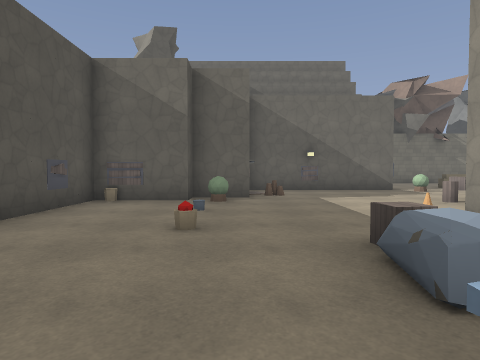
[1] (above)

24 first-person views from a walk through a Godot game level. The camera is 1.5 m above the floor, tilts 2° down and sees 75° across. The floor is counted in squares, 2 m on a side. Each view is taken from the middle of a square. On the plan, view 1 faces up. The plan holds only what a view shows up to about 10 squares ahead; the rest is blank. The place goes on beyond the plan. Some surface patterns are stand-ins.

[2]
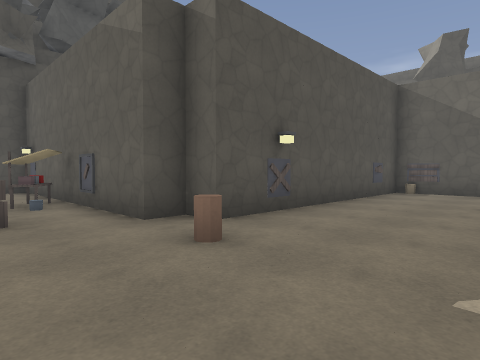

[3]
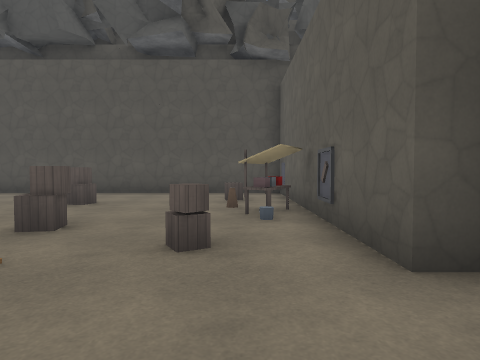

[4]
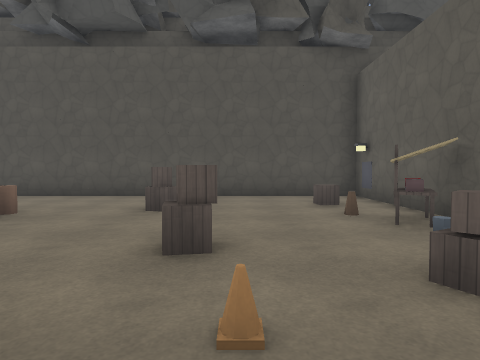

[5]
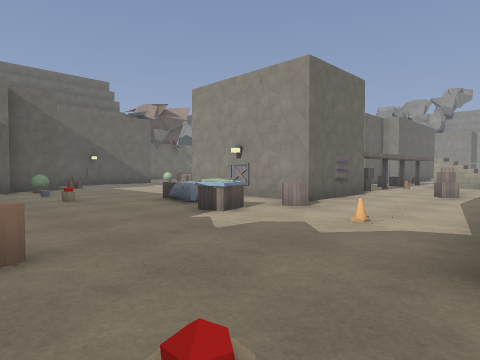

[6]
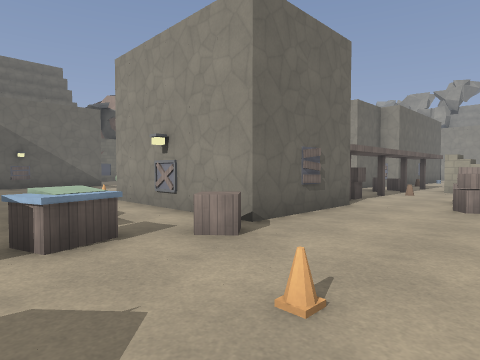

[7]
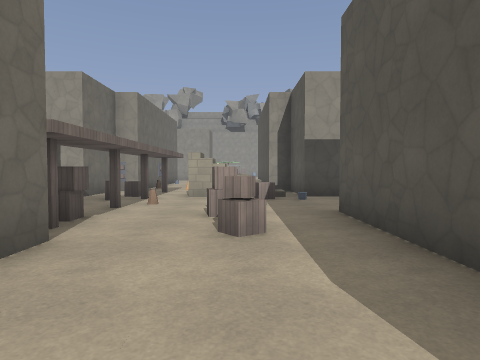

[8]
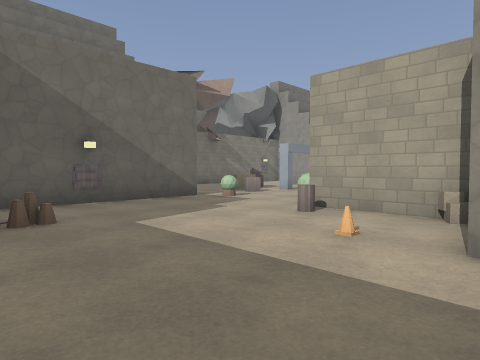

[9]
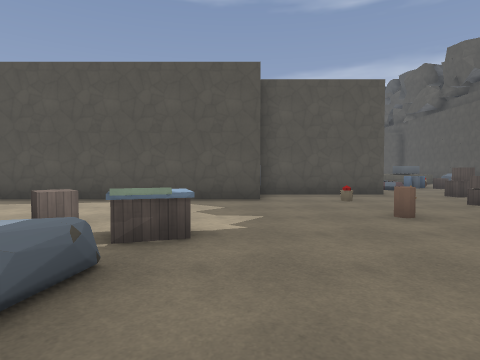

[10]
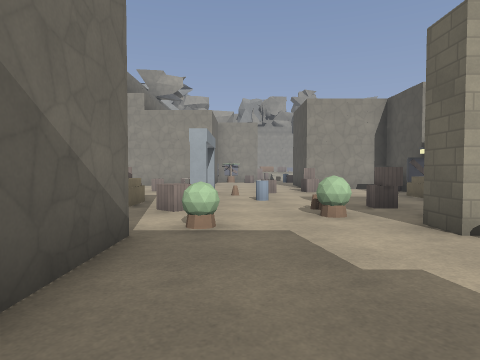

[11]
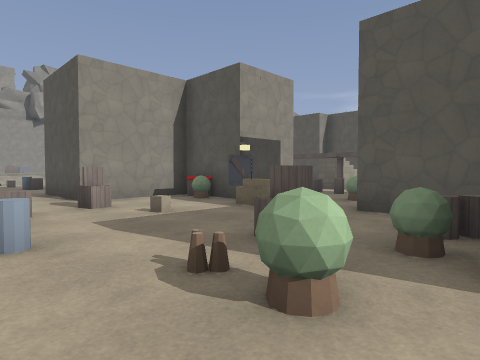

[12]
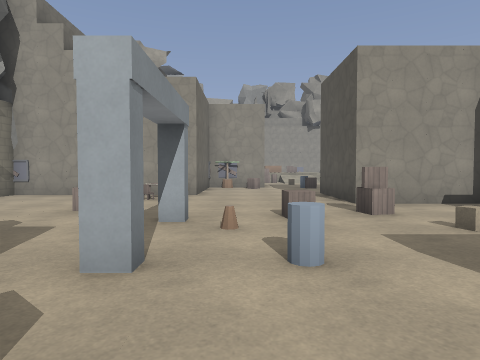

[13]
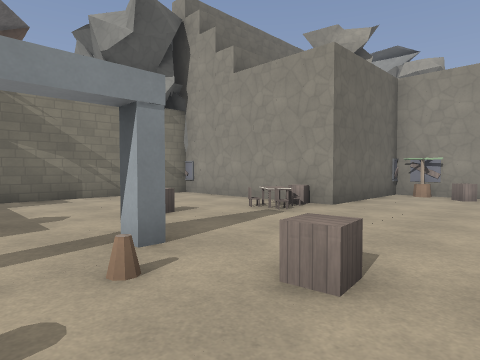

[14]
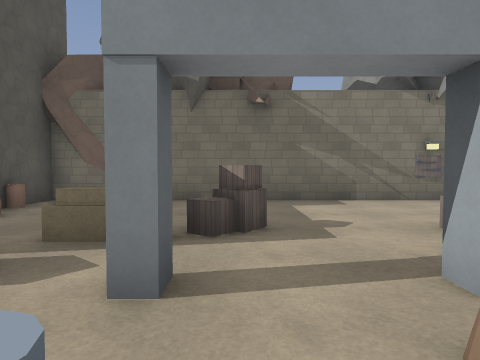

[15]
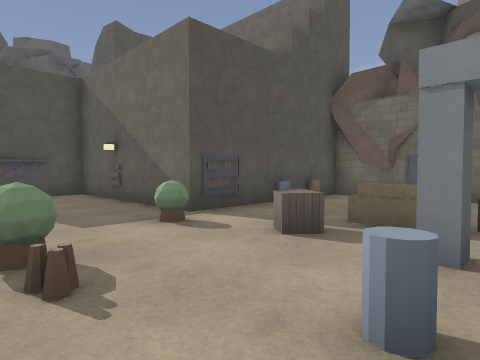

[16]
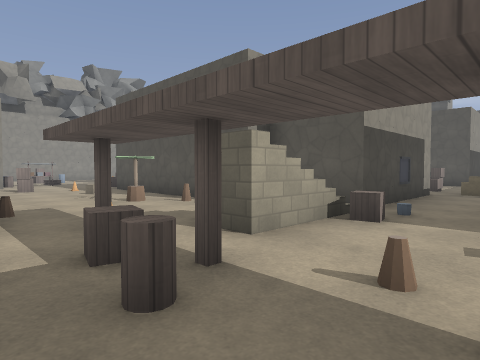

[17]
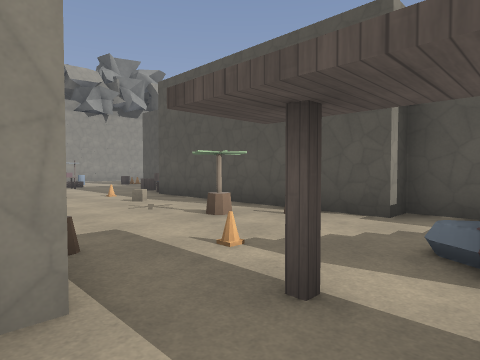

[18]
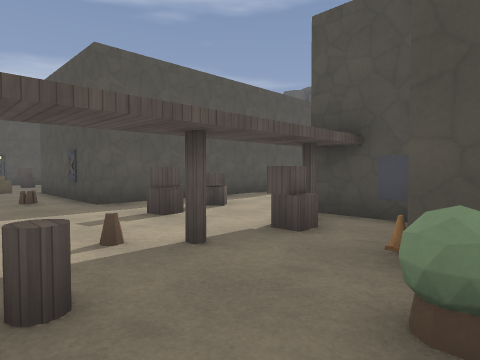

[19]
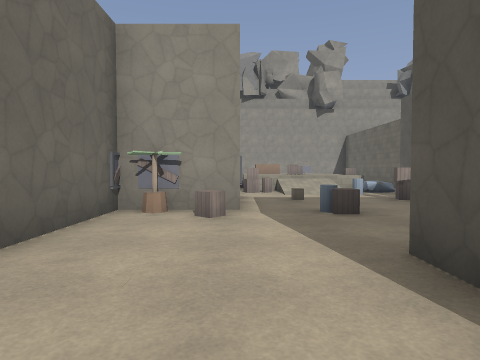

[20]
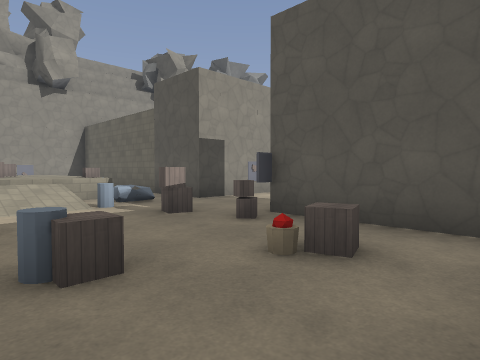

[21]
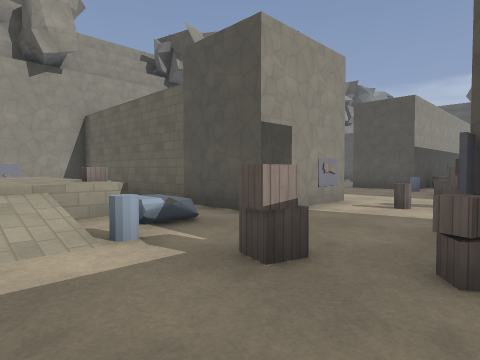

[22]
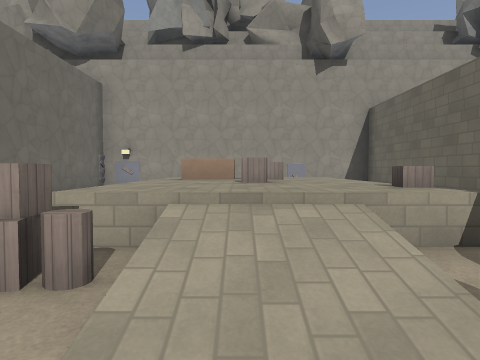

[23]
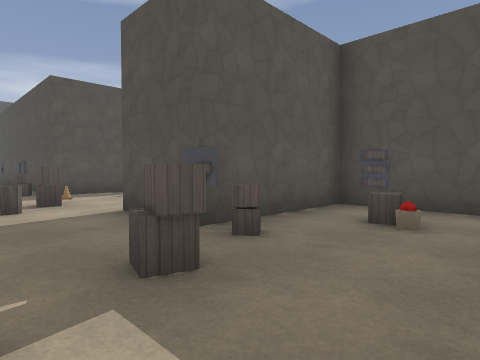

[24]
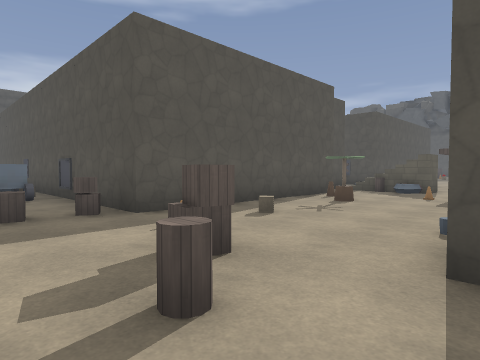

### Floor plan
Key: @ floor where view 1 was taken; # wall or solid block; x gap in a wall; . main floor; : floor 1 m higher than the main floor; / step, stairs or slope; = window, fence, low wall or low ledge; ^ raised ledge; v drop or lower ground; A van.
Columns run from 12 left of view 1 to 32 right of it. Each row starts with its distance up from view 1.
 17                  ############
 16               vvv#.  . .....#v
 15               vvv#.. . .....#v
 14                 v#=. .......#v
 13                  #...=#..^..#
 12              ######.^......^####            v
 11             #.....=.^..#........#       vvvv#
 10             #..........=.......##       =   #
  9             #=.....==...^.......###.# vv    #
  8          ###........................# :::^  #
  7         #.........#x#..=..###..#....//:::^  #
  6         #.........#^......###......///:::=: #
  5         #........^#...^x#.###.=...#.^=/:::: #
  4         #.......#  ##.  #####...v....       #
  3         #....=..#   v#..### #####...v###vvvvv
  2         #....^..# vvx.....##    #...##      v
  1         #....^..# ###..=#...........#
  0 v### ####...@^=.####.#.x##=......#..#
 -1 #...x...................#......=.....
 -2 #.^.##.#.....=.....^#..==............
 -3 #.......................=.v#v####==..
 -4 #.....#.=...#########...##v     #...
 -5 #...........#       v#..#       #..
 -6 #..#....####        #...#       #.
 -7 #......             #...#       #.A
 -8 #...^               #...#       vAA
 -9 #..                  .^.        v
-10 #.                              v
-11 #

Where each view was taken, in squares from view 1:
view 1: 0 up, 0 right, facing up
view 2: 3 down, 0 right, facing up-left
view 3: 2 down, 2 left, facing left
view 4: 4 down, 3 left, facing left
view 5: 4 down, 3 left, facing up-right
view 6: 3 down, 0 right, facing up-right
view 7: 2 down, 3 right, facing right
view 8: 4 up, 0 right, facing up-right
view 9: 4 up, 0 right, facing down
view 10: 10 up, 2 right, facing right
view 11: 10 up, 6 right, facing down-right
view 12: 10 up, 7 right, facing right
view 13: 8 up, 10 right, facing up-right
view 14: 9 up, 10 right, facing up
view 15: 8 up, 10 right, facing up-left
view 16: 2 up, 9 right, facing down-right
view 17: 2 up, 12 right, facing down-right
view 18: 3 up, 11 right, facing down-left
view 19: 9 up, 14 right, facing right
view 20: 8 up, 17 right, facing down-right
view 21: 7 up, 20 right, facing down-right
view 22: 7 up, 22 right, facing right
view 23: 7 up, 23 right, facing down-left
view 24: 2 up, 23 right, facing down-left
